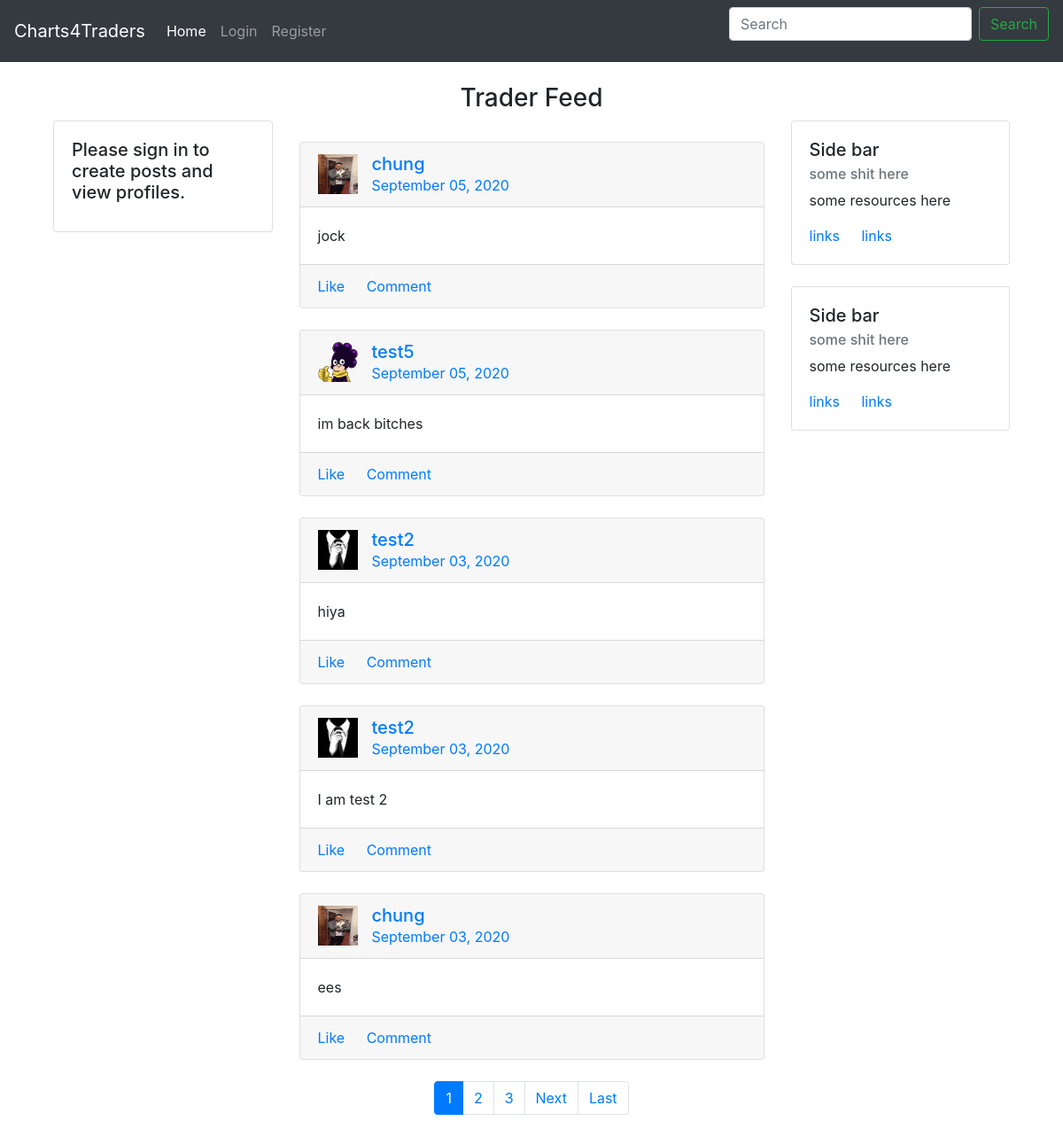
The page / on the database its author committed.
### main/models.py (models this page shows, shortened)
class Post(models.Model):
    user = models.ForeignKey(User, on_delete=models.CASCADE) #many to one relationship where many posts can be tied to one user
    content = models.TextField(blank=True, null=True) # change blank later
    date_posted = models.DateTimeField(default=timezone.now)
    image = models.FileField(upload_to='images/', blank=True, null=True) #change to required later

class Profile(models.Model):
    user = models.OneToOneField(User, on_delete=models.CASCADE)
    image = models.ImageField(default='default.jpg', upload_to='profile_pics')  #add in later
    bio = models.TextField(max_length=1000, blank=True)

### main/views.py (the view)
# urls.py: path("", post_list_view.as_view(), name="home"),
class post_list_view(ListView):
     model = Post
     template_name = 'main/home.html'
     context_object_name = 'posts'
     ordering = ['-date_posted'] # minus to reverse the date posted, so newer posts show up on top
     paginate_by = 5 #sets pagination per page

### main/templates/main/home.html (shortened to what this page needs)
{% extends 'main/header.html' %}
{% block content %}
<div class='row text-center'>
  <div class='col'>
      <h3>Trader Feed</h3>
  </div>
</div>
<div class="container gedf-wrapper">
    {% if user.is_authenticated %}
  <div class="row">
      <div class="col-md-3">
          <div class="card">
              <div class="card-body">
                  <div class="h5"><img class="thumbnail" width="90" height="90" src="{{ user.profile.image.url  }}" alt=""></div>
                  <div class="h7"><strong>{{ user.username }}</strong></div>
                  <div class="h7">{{ user.profile.bio }}</div>
              </div>
              <ul class="list-group list-group-flush">
                  <li class="list-group-item">
                      <div class="h6 text-muted">Followers</div>
                      <div class="h5">0</div>
                  </li>
                  <li class="list-group-item">
                      <div class="h6 text-muted">Following</div>
                      <div class="h5">0</div>
                  </li>
                  <li class="list-group-item">Smallcaps</li>
              </ul>
          </div>
      </div>
      <div class="col-md-6 gedf-main" >
          <div class="card gedf-card navbar navbar-expand-lg navbar-dark bg-dark" >
              <div class="card-header">
                          <a  href="post/create/" style= "color:white ">Share a Trade</a>
              </div>
          </div>
          {% else %}
          <div class="row">
            <div class="col-md-3">
                <div class="card">
                    <div class="card-body">
                        <h5 class="card-title">Please sign in to create posts and view profiles.</h5>
                    </div>
                </div>
            </div>
            <div class="col-md-6 gedf-main" >
          {% endif %}
          <br>
{% for post in posts %}
          <div class="card gedf-card">
              <div class="card-header">
                  <div class="d-flex justify-content-between align-items-center">
                      <div class="d-flex justify-content-between align-items-center">
                          <div class="mr-2">
                              <img class="thumbnail" width="45" height="45" src="{{ post.user.profile.image.url }}" alt="">
                          </div>
                          <div class="ml-2">
                              <div class="h5 m-0">
                                <a class="mr-2" href="{% url 'main:user-posts' post.user.username %}">{{ post.user }}</a>
                              </div>
                              <div class="h7 text-muted"><a href ="{% url 'main:post-detail' post.id %}">{{ post.date_posted|date:"F d, Y" }}</a></div>
                          </div>
                      </div>
                  </div>
              </div>
              <div class="card-body">
                  <p class="card-text">
                    {{ post.content }}
                  </p>
              </div>
              <div class="card-footer">
                  <a href="#" class="card-link"> Like</a>
                  <a href="#" class="card-link"> Comment</a>
              </div>
          </div>
          <br>
          {% endfor %}
          {% if is_paginated %}
                <nav aria-label="Page navigation example">
                    <ul class="pagination justify-content-center">
                    {% for num in page_obj.paginator.page_range %}
                        {% if page_obj.number == num %}
                        <li class="page-item active"><a class="page-link" href="?page={{ num }}">{{ num }}</a></li>
                        {% elif num > page_obj.number|add:'-3' and num < page_obj.number|add:'3' %}
                        <li class="page-item"><a class="page-link" href="?page={{ num }}">{{ num }}</a></li>
                        {% endif %}
                    {% endfor %}
                    {% if page_obj.has_next %}
                        <li class="page-item"><a class="page-link" href="?page={{ page_obj.next_page_number }}">Next</a></li>
                        <li class="page-item"><a class="page-link" href="?page={{ page_obj.paginator.num_pages }}">Last</a></li>
                    {% endif %}
                    </ul>
                </nav>
          {% endif %}
      </div>
      <div class="col-md-3">
          <div class="card gedf-card">
              <div class="card-body">
                  <h5 class="card-title">Side bar</h5>
                  <h6 class="card-subtitle mb-2 text-muted">some shit here</h6>
                  <p class="card-text">some resources here</p>
                  <a href="#" class="card-link">links</a>
                  <a href="#" class="card-link">links</a>
              </div>
          </div>
          <br>
          <div class="card gedf-card">
                  <div class="card-body">
                      <h5 class="card-title">Side bar</h5>
                      <h6 class="card-subtitle mb-2 text-muted">some shit here</h6>
                      <p class="card-text">some resources here</p>
                      <a href="#" class="card-link">links</a>
                      <a href="#" class="card-link">links</a>
                  </div>
              </div>
      </div>
  </div>
</div>
{% endblock %}

### rows shown on the page
Post: user.profile.image (picture), user "chung", date_posted "September 05, 2020", content "jock"
Post: user.profile.image (picture), user "test5", date_posted "September 05, 2020", content "im back bitches"
Post: user.profile.image (placeholder picture), user "test2", date_posted "September 03, 2020", content "hiya"
Post: user.profile.image (placeholder picture), user "test2", date_posted "September 03, 2020", content "I am test 2"
Post: user.profile.image (picture), user "chung", date_posted "September 03, 2020", content "ees"

### other values the page prints
{{ num }} "1"
{{ num }} "2" "3"
